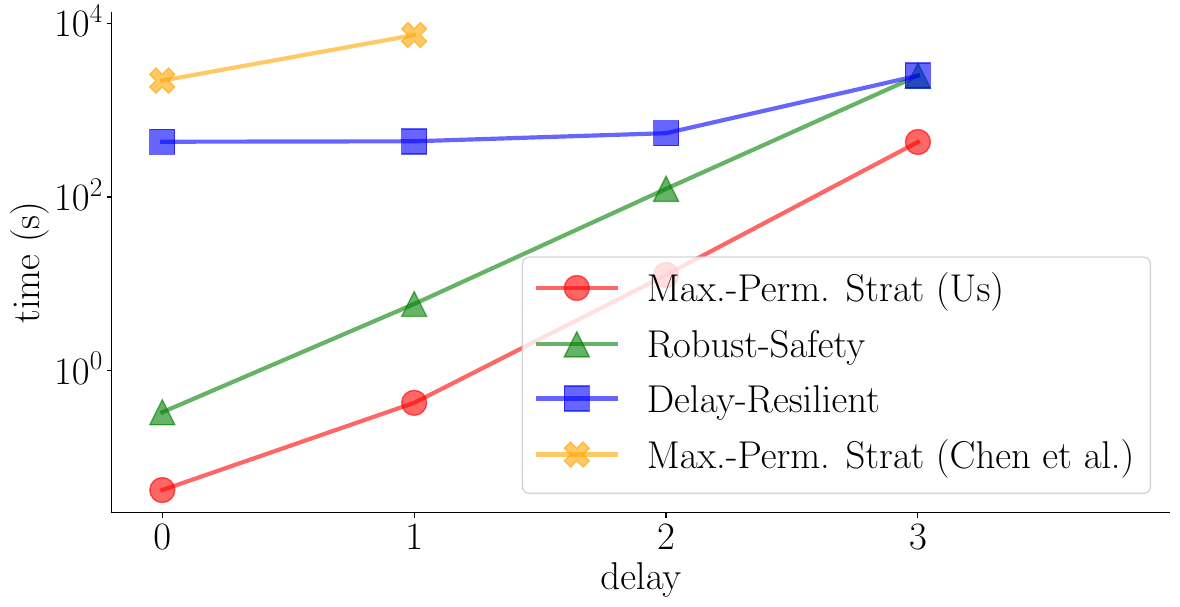

Write Python code to recreate this figure.
import pandas as pd
import numpy as np
from matplotlib import pyplot as plt
from matplotlib import rc



def filtereven(a):
    res = []
    for i in range(len(a)):
        if i%2 == 0:
            res.append(a[i])
    return res

plt.rcParams.update({'font.size':28})
rc('font', **{'family': 'serif', 'serif': ['Times New Roman']})
rc('text', usetex=True)

with open('exp2.txt', 'r') as file:
    data = file.read()

cols = ['delta', 'pre_shield','safest', 'most_controllable', 'pop_sfty', 'pop_ctrl']
df = pd.DataFrame(columns=cols)
delta = 0
trivial = 0
safest = 0
controllable = 0
pop_sfty = 0
pop_ctrl = 0

for line in data.split('\n')[1:]:
    if len(line) < 5:
        continue
    if 'delta' in line:
        delta = int(line.split('delta = ')[-1].split(' in')[0])
    # if (delta == 0):
        # continue
    df.loc[delta,'delta'] = delta
    newtime = float(line.split('in ')[-1].split(' seconds')[0])
    if 'safety vector' in line:
        pop_sfty = newtime
    elif 'controllability vector' in line:
        pop_ctrl = newtime
    elif 'safety' in line:
        df.loc[delta, 'safest'] = newtime
    elif 'controllability' in line:
        df.loc[delta, 'most_controllable'] = newtime
    else :
        df.loc[delta, 'pre_shield'] = newtime

original_algorithm_p1 = 195.03+216.746+464.097+920.745+1436.55
original_algorithm_p2 = 1966.26 + 2194.29+4165.77+7349.38+11483.8

df['original'] = [2194, 4165, 7349, 11483, np.inf, np.inf, np.inf]

for i in df.index[1:]:
    df.loc[i,'pre_shield'] = df.loc[i,'pre_shield'] + df.loc[i-1,'pre_shield']
df.safest = df.pre_shield + df.safest + pop_sfty
df.most_controllable = df.most_controllable + pop_ctrl + df.loc[df.index[-1],'pre_shield']


markersize = 18
linewidth = 3
figfactor = 0.65
fig, ax1 = plt.subplots(figsize=(21*figfactor,10*figfactor))
ax1.plot(filtereven((df.delta/2).astype('int')), filtereven(df.pre_shield), color = 'r', marker = 'o', alpha = 0.6, markersize=markersize, linewidth=linewidth)
ax1.plot(filtereven((df.delta/2).astype('int')), filtereven(df.safest), color = 'g', marker = '^', alpha = 0.6, markersize=markersize, linewidth=linewidth)
ax1.plot(filtereven((df.delta/2).astype('int')), filtereven(df.most_controllable), color = 'b', marker = 's', alpha = 0.6, markersize=markersize, linewidth=linewidth)
ax1.plot(filtereven((df.delta/2).astype('int')), filtereven(df.original), color = 'orange', marker = 'X', alpha = 0.6, markersize=markersize, linewidth=linewidth)
ax1.set_xlabel('delay')
ax1.set_ylabel('time (s)')
ax1.set_yscale('log', base=10)
ax1.set_xlim(-0.2,filtereven((df.delta/2).astype('int'))[-1]+1)
for spine in ['right', 'top']:
    ax1.spines[spine].set_visible(False)
ax1.set_xticks(filtereven((df.delta/2).astype('int')))
ax1.legend(['Max.-Perm. Strat (Us)', 'Robust-Safety', 'Delay-Resilient', 'Max.-Perm. Strat (Chen et al.)'])
plt.savefig('exp2.pdf', bbox_inches='tight')
plt.show()
